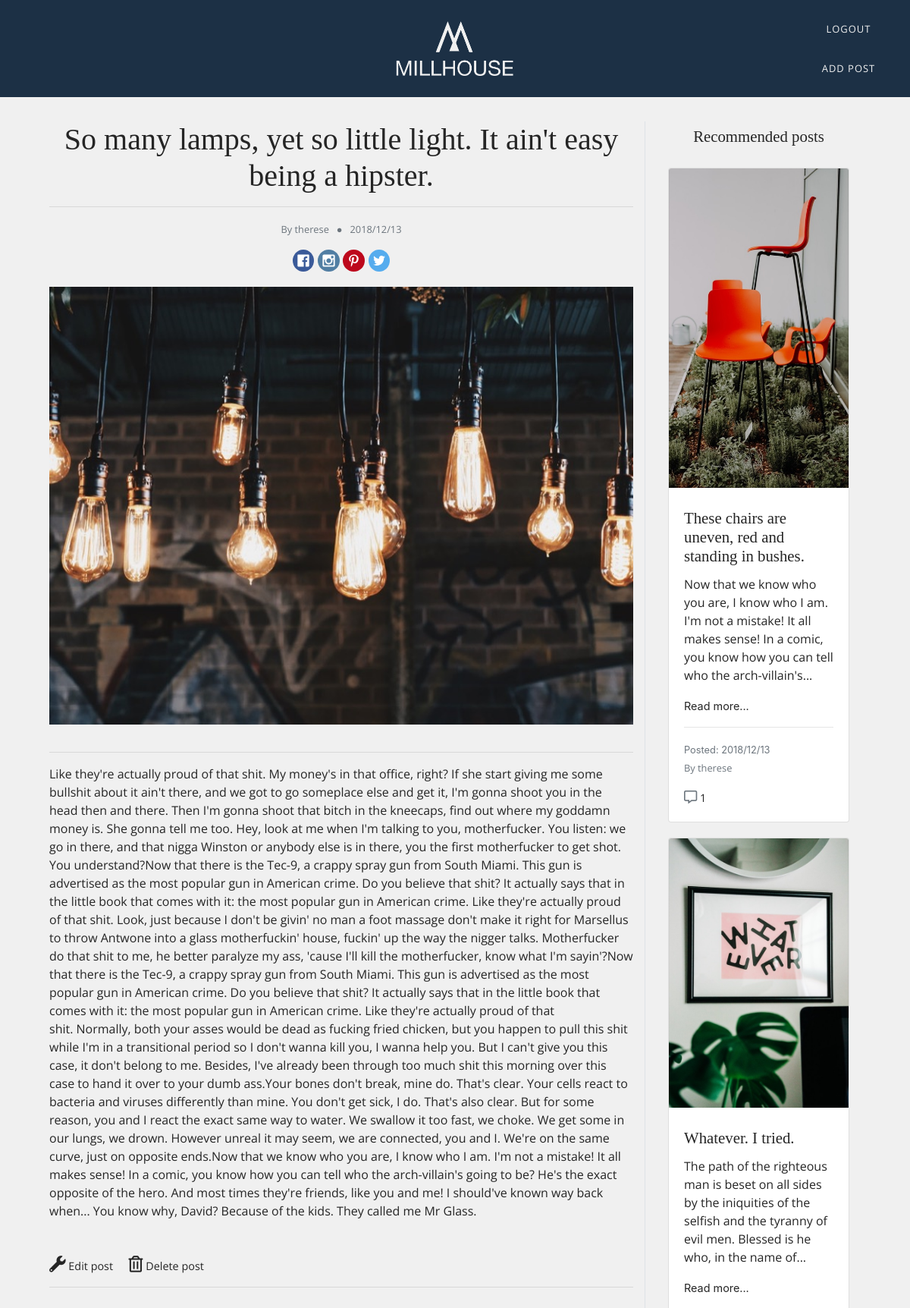
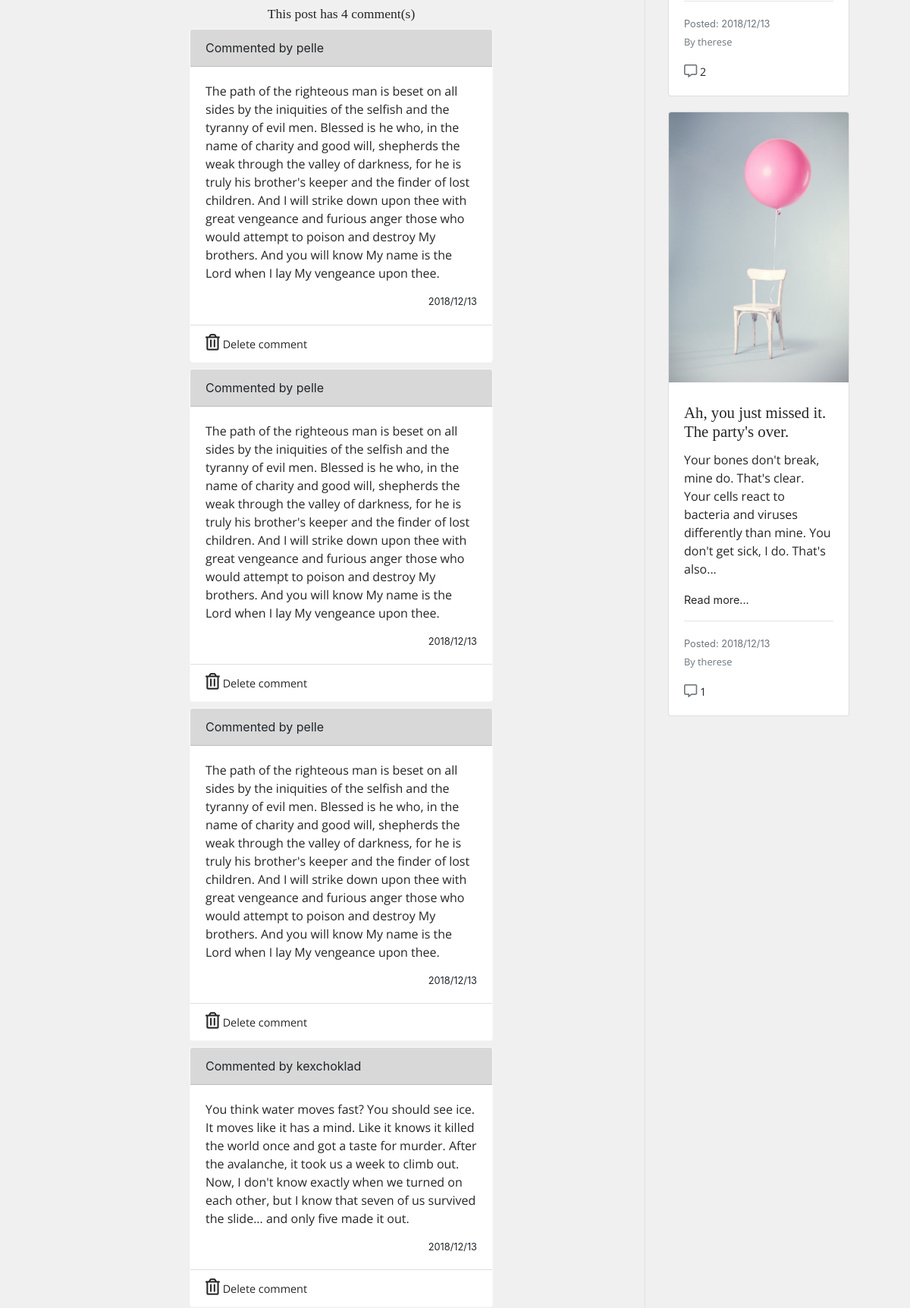
/views/single_post.php?post_id=53 (signed in, upper part), run on the app's committed database (2 pictures, top to bottom).
### tables this page shows
CREATE TABLE `posts` (
  `id` int(11) NOT NULL,
  `title` varchar(200) NOT NULL,
  `description` longtext NOT NULL,
  `created_by` varchar(100) NOT NULL,
  `image` varchar(200) NOT NULL,
  `category_id` int(11) NOT NULL,
  `post_date` varchar(100) NOT NULL
);

CREATE TABLE `comments` (
  `comment_id` int(11) NOT NULL,
  `content` varchar(1000) NOT NULL,
  `post_id` int(11) NOT NULL,
  `created_by` varchar(100) NOT NULL,
  `comment_date` varchar(100) NOT NULL
);

### classes/call.php (called while the page is built, shortened)
<?php
include 'db_con.php';
include 'Posts.php';
include 'Comments.php';
include 'Validation.php';
$posts = new Posts($pdo);
$comments = new Comments($pdo);
$val = new Validation($pdo);

### classes/Posts.php (called while the page is built, shortened)
<?php
class Posts
{
    private $pdo;
    function __construct($pdo)
    {
      $this->pdo = $pdo;
    }
    public function getPostWithId($post_id)
    {
        $post_to_print = $this->pdo->prepare("SELECT * FROM posts WHERE id = :id");
        $post_to_print->execute(
            [
                ":id" => $post_id
            ]
        );
        return $post_to_print;
    }
    public function getRandomPosts($category)
    {
        $random_posts = $this->pdo->prepare("SELECT * FROM posts WHERE category_id = :category_id ORDER BY RAND() LIMIT 3");
        $random_posts->execute(
            [
                ":category_id" => $category
            ]
        );
        return $random_posts;
    }
}

### classes/Validation.php (called while the page is built, shortened)
<?php
class Validation
{
    private $pdo;
    function __construct($pdo)
    {
      $this->pdo = $pdo;
    }
    public function isAdmin()
    {
        if (isset($_SESSION['user_id']))
        {
            $statement = $this->pdo->prepare("SELECT id as admin_rights FROM users JOIN admin ON id = user_id");
            $statement->execute();
            $is_admin = $statement->fetch();
            if ($_SESSION["user_id"] == (int)$is_admin)
            {
                return true;
            }
        }
    }
}

### classes/Comments.php (called while the page is built, shortened)
<?php
class Comments
{
    private $pdo;
    function __construct($pdo)
    {
      $this->pdo = $pdo;
    }
    public function getCommentsWithId($post_id)
    {
        $comments_to_print = $this->pdo->prepare("SELECT * FROM comments WHERE post_id = :post_id");
        $comments_to_print->execute(
            [
                ":post_id" => $post_id
            ]
        );
        return $comments_to_print;
    }
    public function countingComments($comments_to_print){
                 if(!empty($comments_to_print)){
                     $count=0;
                     foreach($comments_to_print as $comment){
                         $count++;
                     }
                     return $count;
                 }
    }
}

### views/single_post.php (the view, shortened to what this page needs)
<?php
include '../classes/call.php';
?>
<?php include '../includes/head.php'; ?>
<body>
<?php include '../includes/header.php'; ?>
<main class="container-fluid">
  <div class="row justify-content-center">
  <div class="col-12">
  <div class="row justify-content-center">
   <div class="col-12 col-md-8">
    <?php
      $post_id = $_GET["post_id"];
      $post_to_print = $posts->getPostWithId($post_id);
      foreach($post_to_print as $post){
       $category = $post["category_id"];  ?>
           <h1 class="text-center word-wrap"> <?= $post["title"]; ?> </h1>
           <hr>
           <div class="row text-center">
           <div class="col-12">
               <p><small class="text-muted">By <?= $post["created_by"]; ?> &nbsp; &#9679; &nbsp; <?= $post["post_date"]; ?></small></p>
           </div>
           <div class="col-12 text-center">
           <a href="#"><img class="d-inline social-media-logo" src="../images/CircleColor/Facebook.svg" alt="facebook-logo"></a>
           <a href="#"><img class="d-inline social-media-logo" src="../images/CircleColor/Instagram.svg" alt="insta-logo"></a>
           <a href="#"><img class="d-inline social-media-logo" src="../images/CircleColor/Pinterest.svg" alt="pinterest-logo"></a>
           <a href="#"><img class="d-inline social-media-logo" src="../images/CircleColor/Twitter.svg" alt="twitter-logo"></a>
           </div>
           </div>
           <div class="row justify-content-center">
          <div class="col-12">
           <img class="single-post-img" src="../images/<?= $post["image"]; ?>" alt="image not found">
           <hr>
           <p> <?= $post["description"]; ?> </p>
            <?php if($val->isAdmin()){ ?>
            <div class="margin-top">
            <a class="margin-right" href="../views/edit_post.php?post_id=<?= $post_id ?>"><span><i class="fas fa-wrench"></i> Edit post</span></a>
            <a href="../index.php?delete_post=<?= $post_id ?>"><span><i class="far fa-trash-alt"></i> Delete post</span></a>
            </div>
<?php
} ?>
</div>
</div>
<?php } ?>
           <hr>
            <?php
                $comments_to_print = $comments->getCommentsWithId($post_id);
                $counter = $comments->countingComments($comments_to_print); ?>
                <h4 class="text-center">This post has <?= $counter ?> comment(s)</h4>
            <?php
                $comments_to_print = $comments->getCommentsWithId($post_id);
                foreach($comments_to_print as $comment){
            ?>
                <div class="comment-card">
                <div class="card border-light mb-2" style="max-width: 25rem;">
                <div class="card-header blue-header">Commented by <?= $comment["created_by"]; ?></div>
                <div class="card-body">
                <p class="card-text"><?= $comment["content"]; ?></p>
                <div class="small text-right"><?= $comment["comment_date"]; ?></div>
                </div>
                <?php if($val->isAdmin()){ ?>
                <div class="card-footer bg-transparent">
                    <a href="../includes/delete_comment_sql.php?delete_comment=<?=$comment["comment_id"]?>"><span><i class="far fa-trash-alt"></i> Delete comment</span></a>
                </div>
                 <?php
                      }?>
                </div>
                </div>
          <?php } ?>
            </div>
            <?php include '../includes/recommended_posts.php'; ?>
        </div>
        </div>
    </div>
</main>
<?php include '../includes/javascript_tag.php'; ?>
<?php include '../includes/footer.php'; ?>

### includes/recommended_posts.php
  <aside class="d-none d-md-block col-md-4 col-lg-3 border-left">
   <h3 class="text-center">Recommended posts</h3>
   <div class="card-deck">
    <?php
      $random_posts = $posts->getRandomPosts($category);
      foreach($random_posts as $rand)
      {
       $comments_to_print = $comments->getCommentsWithId($rand["id"]);
       $counter = $comments->countingComments($comments_to_print);
       ?>
          <div class="col-12">
          <div class="card">
            <a href="../views/single_post.php?post_id=<?=$rand["id"]?>">
             <img class="card-img-top" src="<?= $rand["image"]; ?>" alt="Card image cap">
            </a>
              <div class="card-body">
                  <h3 class="card-title"> <?= $rand["title"]; ?> </h3>
                  <?php $str = $rand["description"];
                  if( strlen($str) > 150) {
         $str = explode( "\n", wordwrap($str, 150));
         $str = $str[0] . '...';
                  }?>
             <p class="card-text"><?= $str; ?></p>
             <a href="../views/single_post.php?post_id=<?=$rand["id"]?>">Read more...</a>
             <hr>
             <small class="text-muted">
             <?= "Posted: " . $rand["post_date"] . "<br>"; ?>
             </small>
             <p class="card-text"><small class="text-muted">By <?= $post["created_by"]; ?></small></p>
             <a href="../views/single_post.php?post_id=<?=$rand["id"]?>#commentarea"><small class="text-muted"><i class="far fa-comment-alt d-inline"></i></small><p class="d-inline"> <?= $counter; ?></p></a>
              </div>
          </div>
          </div>
     <?php }
      ?>
</div>
</aside>

### css/style.css (style rules this page uses)
h1, h2, h3, h4, label { font-family: 'Merriweather', serif; color: #252525; }
h3 { margin-top: 0.5rem; font-size: 1.3rem; }
h4 { font-size: 1.1rem; margin: 2em 0 .5em 0; }
p, span { font-family: 'Open Sans', sans-serif; color: #252525; }
a { color: #252525; font-size: 0.9em; overflow-wrap: break-word; }
body { background-color: #F0F0F0; }
.margin-right { margin-right: 1rem; }
.margin-top { margin-top: 3rem; }
.card-header { position: relative !important; }
main { background-color: #F0F0F0; margin: 0 auto; padding: 2em 0; }
.card { margin: 20px 0px; }
.comment-card .card { margin: 0 auto; float: none; }
.blue-header { background-color: #d8d8d8 !important; }
.single-post-img { width: 100%; margin: 20px auto; }
i { font-size: 1.5em; }
.word-wrap { overflow-wrap: break-word; }
.social-media-logo { max-width: 2em; }

### data on the page
posts: title "So many lamps, yet so little light. It ain't easy being a hipster.", created_by "therese", post_date "2018/12/13", image (picture), description "Like they're actually proud of that shit. My money's in that office, right? If she start giving me some bullshit about it ain't there, and we got to go someplace else and get it, I'm gonna shoot you in the head then and there. Then I'm gonna shoot that bitch in the kneecaps, find out where my goddamn money is. She gonna tell me too. Hey, look at me when I'm talking to you, motherfucker. You listen: we go in there, and that nigga Winston or anybody else is in there, you the first motherfucker to get shot. You understand?Now that there is the Tec-9, a crappy spray gun from South Miami. This gun is advertised as the most popular gun in American crime. Do you believe that shit? It actually says…"
comments: created_by "pelle", content "The path of the righteous man is beset on all sides by the iniquities of the selfish and the tyranny of evil men. Blessed is he who, in the name of charity and good will, shepherds the weak through the valley of darkness, for he is truly his brother's keeper and the finder of lost children. And I will strike down upon thee with great vengeance and furious anger those who would attempt to poison and destroy My brothers. And you will know My name is the Lord when I lay My vengeance upon thee.", comment_date "2018/12/13"
comments: created_by "pelle", content "The path of the righteous man is beset on all sides by the iniquities of the selfish and the tyranny of evil men. Blessed is he who, in the name of charity and good will, shepherds the weak through the valley of darkness, for he is truly his brother's keeper and the finder of lost children. And I will strike down upon thee with great vengeance and furious anger those who would attempt to poison and destroy My brothers. And you will know My name is the Lord when I lay My vengeance upon thee.", comment_date "2018/12/13"
comments: created_by "pelle", content "The path of the righteous man is beset on all sides by the iniquities of the selfish and the tyranny of evil men. Blessed is he who, in the name of charity and good will, shepherds the weak through the valley of darkness, for he is truly his brother's keeper and the finder of lost children. And I will strike down upon thee with great vengeance and furious anger those who would attempt to poison and destroy My brothers. And you will know My name is the Lord when I lay My vengeance upon thee.", comment_date "2018/12/13"
comments: created_by "kexchoklad", content "You think water moves fast? You should see ice. It moves like it has a mind. Like it knows it killed the world once and got a taste for murder. After the avalanche, it took us a week to climb out. Now, I don't know exactly when we turned on each other, but I know that seven of us survived the slide... and only five made it out.", comment_date "2018/12/13"
posts: image (picture), title "These chairs are uneven, red and standing in bushes.", description "Now that we know who you are, I know who I am. I'm not a mistake! It all makes sense! In a comic, you know how you can tell who the arch-villain's...", post_date "2018/12/13", counter "1"
posts: image (picture), title "Whatever. I tried.", description "The path of the righteous man is beset on all sides by the iniquities of the selfish and the tyranny of evil men. Blessed is he who, in the name of...", post_date "2018/12/13", counter "2"
posts: image (picture), title "Ah, you just missed it. The party's over.", description "Your bones don't break, mine do. That's clear. Your cells react to bacteria and viruses differently than mine. You don't get sick, I do. That's also...", post_date "2018/12/13", counter "1"

### other printed values
$counter "4"
